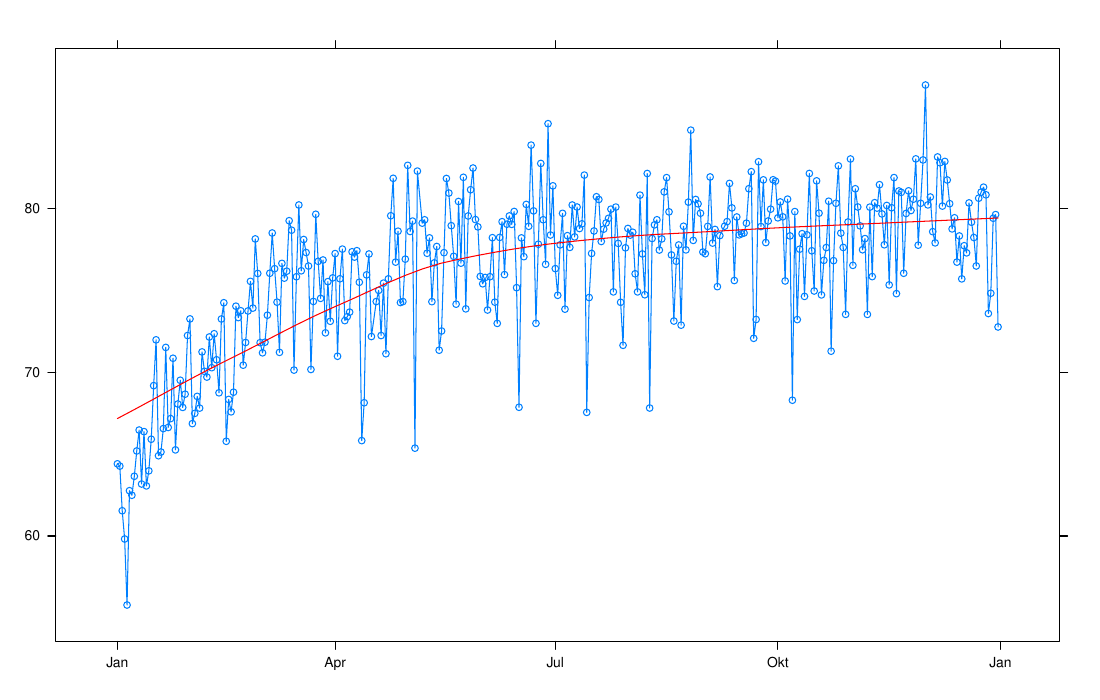

The R source for this figure:
#!/usr/bin/env r -f

#install.packages("lubridate")
#install.packages("lattice")

library(lubridate)
library(lattice)

HFmax = 210

data <- read.table ("mmc.txt", header=T)
data$Date <- as.Date(data$Date)
data$Distance <- as.double(gsub(',', '', data$Distance))
data$Duration <- as.duration(hms(data$Duration))
data$Heartbeat <- as.double(data$Heartbeat)

dates <- data$Date
pace <- as.double(data$Duration/60)/(data$Distance/1000)

pdf("mmc.pdf", width = 11, height = 7)

par(mar=c(5, 4, 4, 4) + 0.1)

# Let me introduce to you the RUNNING FITNESS INDEX:
# somebody running a 5K in ONE HOUR with 100% HR ==> LFI: 0
# somebody running a 5K in TEN MINUTES with 100% HR ==> LFI: 100
rfi <- function(pace, hr, hrmax) {
    120 - 10 * (hr/hrmax)^1.25 * pace
}

rfi_data <- unlist(lapply(1:length(dates), function(i) { rfi(pace[i], data$Heartbeat[i], HFmax) }))

# Plot RFI data
panel.smoother <- function(x, y) {
  panel.xyplot(x, y, type=c("o"))	# show points 
  panel.loess(x, y, col="red")		# show smoothed line 
}
xyplot(rfi_data ~ dates, panel=panel.smoother, grid=TRUE, axes=F, xlab="", ylab="")

xyplot(data$Distance/1000 ~ dates, type=c("smooth", "o"), axes=F, xlab="", ylab="", col="green")
xyplot(data$Heartbeat ~ dates, type=c("smooth", "o"), axes=F, xlab="Date", ylab="bpm", col="red")
